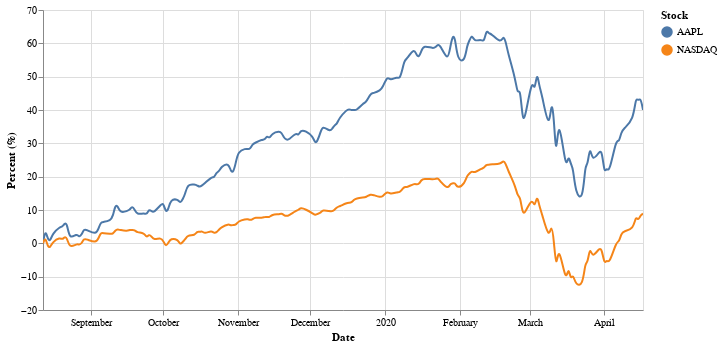

The cell this chart's notebook holds for it:
### Code cell
comparison_altair(data,symbol)

### Figure 1 — Vega-Lite specification as saved in the notebook (floating-point values rounded to 4 significant figures; data arrays with more than 128 entries replaced by an {"elided": "..."} marker saying what was removed)
{"config": {"view": {"continuousWidth": 400, "continuousHeight": 300}}, "layer": [{"mark": {"type": "line", "interpolate": "basis"}, "encoding": {"color": {"type": "nominal", "field": "stock", "legend": {"title": "Stock"}}, "x": {"type": "temporal", "axis": {"title": "Date"}, "field": "date"}, "y": {"type": "quantitative", "axis": {"title": "Percent (%)"}, "field": "percent"}}, "selection": {"selector018": {"type": "interval", "bind": "scales", "encodings": ["x", "y"]}}}, {"mark": "point", "encoding": {"opacity": {"value": 0}, "x": {"type": "temporal", "field": "date"}}, "selection": {"selector017": {"type": "single", "nearest": true, "on": "mouseover", "fields": ["date"], "empty": "none"}}}, {"mark": "point", "encoding": {"color": {"type": "nominal", "field": "stock", "legend": {"title": "Stock"}}, "opacity": {"condition": {"value": 1, "selection": "selector017"}, "value": 0}, "x": {"type": "temporal", "axis": {"title": "Date"}, "field": "date"}, "y": {"type": "quantitative", "axis": {"title": "Percent (%)"}, "field": "percent"}}}, {"mark": {"type": "rule", "color": "gray"}, "encoding": {"x": {"type": "temporal", "field": "date"}}, "transform": [{"filter": {"selection": "selector017"}}]}, {"mark": {"type": "text", "align": "left", "dx": 5, "dy": -10}, "encoding": {"color": {"type": "nominal", "field": "stock", "legend": {"title": "Stock"}}, "text": {"condition": {"type": "quantitative", "field": "percent", "selection": "selector017"}, "value": " "}, "x": {"type": "temporal", "axis": {"title": "Date"}, "field": "date"}, "y": {"type": "quantitative", "axis": {"title": "Percent (%)"}, "field": "percent"}}}], "data": {"name": "data-3811feca1e165568f28bd33ae2a8ff2c"}, "height": 300, "width": 600, "$schema": "https://vega.github.io/schema/vega-lite/v4.8.1.json", "datasets": {"data-3811feca1e165568f28bd33ae2a8ff2c": {"elided": "346 records"}}}
